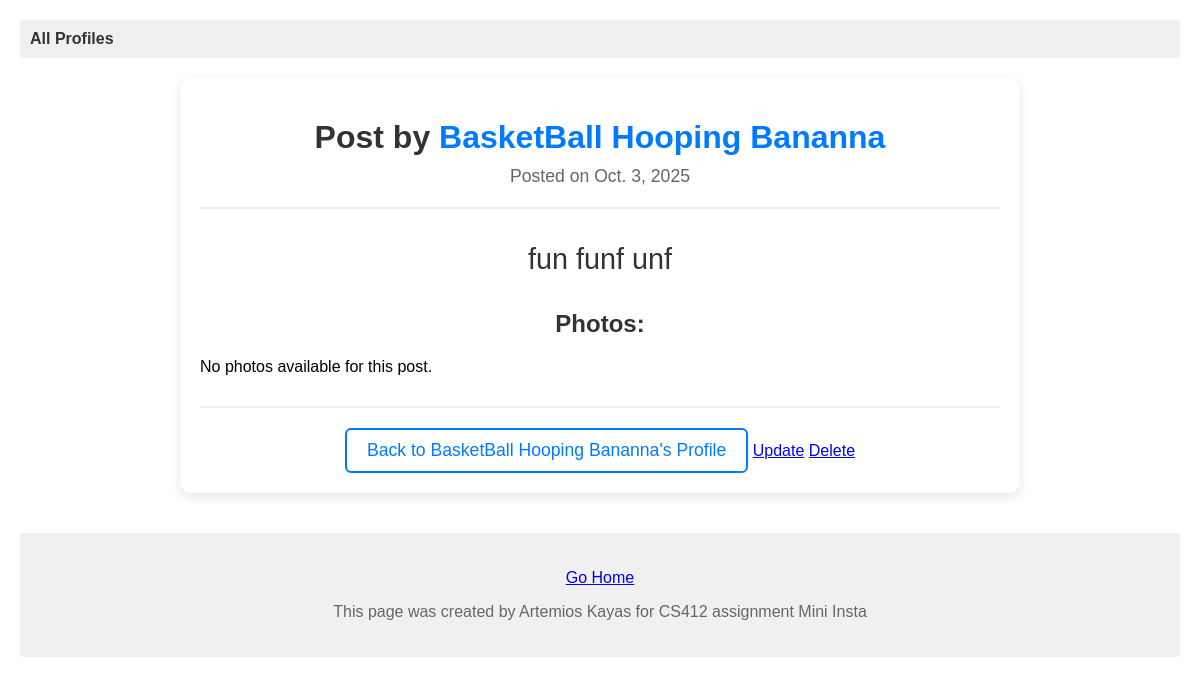
Page /mini_insta/post/6/ on the committed database.
### mini_insta/models.py (models this page shows, shortened)
class Post(models.Model):
    profile = models.ForeignKey(Profile, on_delete=models.CASCADE)
    timestamp = models.DateField(auto_now=True)
    caption = models.TextField(blank=True)
    def get_all_photos(self):
        return Photo.objects.filter(post=self)

class Profile(models.Model):
    username = models.TextField(blank=True)
    display_name = models.TextField(blank=True)
    profile_image_url = models.TextField(blank=True)
    bio_text = models.TextField(blank=True)
    join_date = models.DateField(auto_now=True)

### mini_insta/views.py (the view)
# urls.py: path('post/<int:pk>/', PostDetailView.as_view(), name='show_post'),
class PostDetailView(DetailView):
    model = Post
    template_name = 'mini_insta/show_post.html'
    context_object_name = 'post'

### mini_insta/templates/mini_insta/show_post.html
{% extends "mini_insta/base.html" %}
{% block content %}
<div class="post-detail-container">
    <div class="post-header">
        <h1>Post by <a href="{% url 'show_profile' post.profile.pk %}">{{ post.profile.display_name }}</a></h1>
        <p class="post-timestamp">Posted on {{ post.timestamp }}</p>
    </div>
    <div class="post-content">
        <div class="post-caption">
            <h2>{{ post.caption }}</h2>
        </div>
        <div class="post-photos">
            <h3>Photos:</h3>
            {% for photo in post.get_all_photos %}
                <div class="photo-item">
                    <img src="{{ photo.get_image_url }}" alt="{{ post.caption }}" class="post-photo">
                </div>
            {% empty %}
                <p>No photos available for this post.</p>
            {% endfor %}
        </div>
    </div>
    <div class="post-actions">
        <a href="{% url 'show_profile' post.profile.pk %}" class="back-link">Back to {{ post.profile.display_name }}'s Profile</a>
        <a href="{% url 'update_post' post.pk %}">Update</a>
        <a href="{% url 'delete_post' post.pk %}">Delete</a>
    </div>
</div>
{% endblock %}

### static/mini_insta.css (style rules this page uses)
body { font-family: Arial, sans-serif; margin: 0; padding: 20px; background-color: #fff; }
.post-detail-container { max-width: 800px; margin: 0 auto; padding: 20px; background-color: #fff; border-radius: 12px; box-shadow: 0 4px 12px rgba(0, 0, 0, 0.1); }
.post-header { text-align: center; margin-bottom: 30px; padding-bottom: 20px; border-bottom: 2px solid #f0f0f0; }
.post-header h1 { color: #333; font-size: 2em; margin-bottom: 10px; }
.post-header h1 a { color: #007bff; text-decoration: none; }
.post-timestamp { color: #666; font-size: 1.1em; margin: 0; }
.post-content { margin-bottom: 30px; }
.post-caption { text-align: center; margin-bottom: 30px; }
.post-caption h2 { color: #333; font-size: 1.8em; font-weight: 500; line-height: 1.4; margin: 0; }
.post-photos { margin-top: 20px; }
.post-photos h3 { color: #333; font-size: 1.5em; margin-bottom: 20px; text-align: center; }
.post-actions { text-align: center; padding-top: 20px; border-top: 2px solid #f0f0f0; }
.back-link { color: #007bff; text-decoration: none; font-size: 1.1em; font-weight: 500; padding: 10px 20px; border: 2px solid #007bff; border-radius: 6px; display: inline-block; transition: all 0.3s ease; }

### rows in the picture
Post: profile.display_name "BasketBall Hooping Bananna", timestamp "Oct. 3, 2025", caption "fun funf unf"
